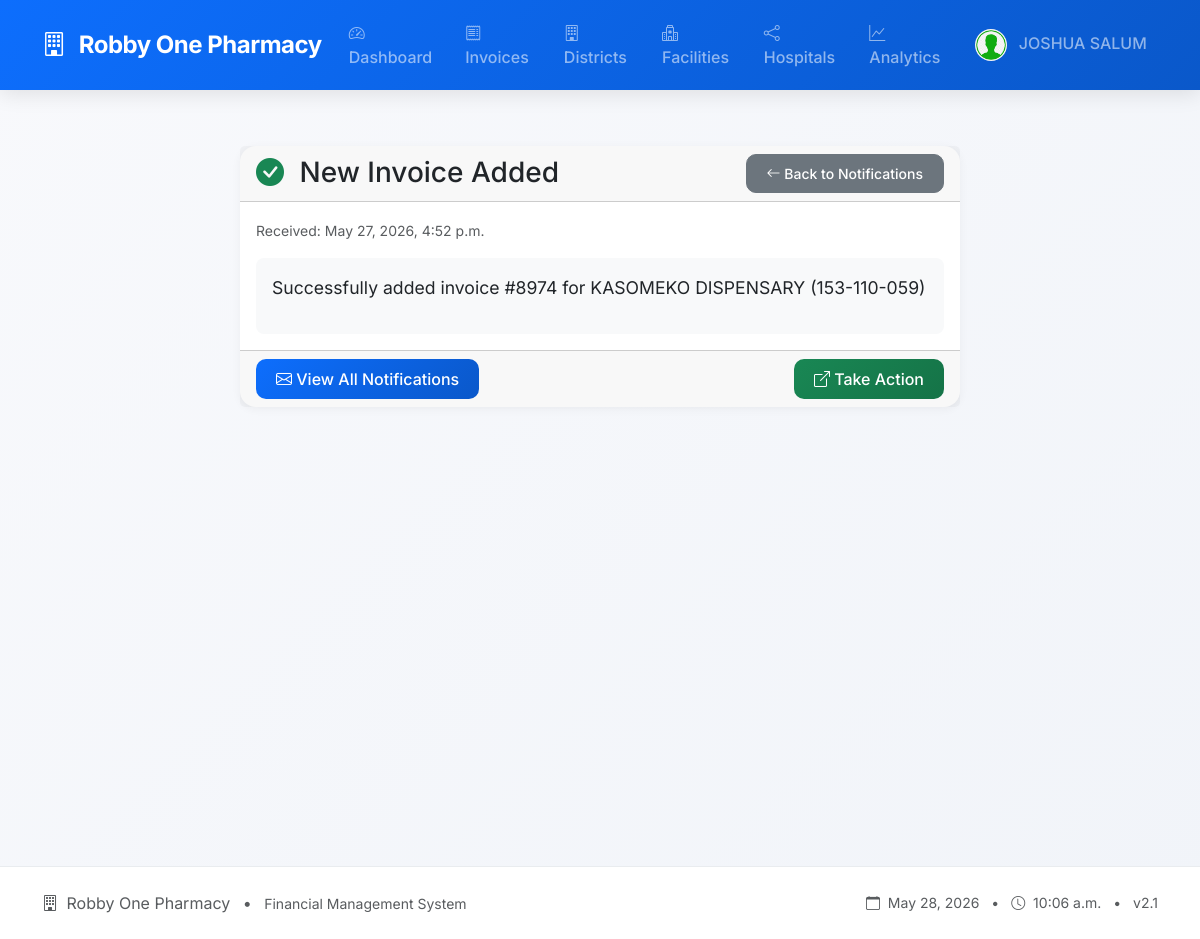
The app's page /notification/130/ (signed in) with its own data.
### invoices/models.py (models this page shows, shortened)
class UserProfile(models.Model):
    user = models.OneToOneField(User, on_delete=models.CASCADE, related_name='profile')
    phone = models.CharField(max_length=15, blank=True, null=True)
    address = models.TextField(blank=True, null=True)
    profile_picture = models.ImageField(upload_to='profile_pics/', blank=True, null=True)
    job_title = models.CharField(max_length=100, blank=True, null=True)
    department = models.CharField(max_length=100, blank=True, null=True)
    bio = models.TextField(max_length=500, blank=True, null=True)
    website = models.URLField(blank=True, null=True)
    company = models.CharField(max_length=100, blank=True, null=True)
    date_of_birth = models.DateField(blank=True, null=True)
    preferred_language = models.CharField(max_length=10, choices=[
        ('en', 'English'),
        ('sw', 'Swahili'),
    ], default='en')
    theme_preference = models.CharField(max_length=10, choices=[
        ('light', 'Light'),
        ('dark', 'Dark'),
    ], default='light')
    email_notifications = models.BooleanField(default=True)
    sms_notifications = models.BooleanField(default=False)
    created_at = models.DateTimeField(auto_now_add=True)
    updated_at = models.DateTimeField(auto_now=True)
    class Meta:
        verbose_name = "User Profile"
        verbose_name_plural = "User Profiles"

class Notification(models.Model):
    NOTIFICATION_TYPES = (
        ('info', 'Info'),
        ('success', 'Success'),
        ('warning', 'Warning'),
        ('danger', 'Danger'),
    )
    user = models.ForeignKey(User, on_delete=models.CASCADE, related_name='notifications')
    title = models.CharField(max_length=200)
    message = models.TextField()
    notification_type = models.CharField(max_length=20, choices=NOTIFICATION_TYPES, default='info')
    is_read = models.BooleanField(default=False)
    link = models.URLField(blank=True, null=True)
    created_at = models.DateTimeField(auto_now_add=True)
    class Meta:
        ordering = ['-created_at']
        verbose_name_plural = "Notifications"

### invoices/views.py (the view)
# urls.py: path('notification/<int:pk>/', views.notification_detail, name='notification_detail'),
@login_required
def notification_detail(request, pk):
    notification = get_object_or_404(Notification, pk=pk, user=request.user)
    notification.is_read = True
    notification.save()
    return render(request, 'invoices/notification_detail.html', {'notification': notification})

### invoices/templates/invoices/notification_detail.html (shortened to what this page needs)
{% extends 'base.html' %}
{% load humanize %}
{% block content %}
<div class="container mt-4">
    <div class="row">
        <div class="col-md-8 mx-auto">
            <div class="card">
                <div class="card-header d-flex justify-content-between align-items-center">
                    <h3 class="mb-0">
                        {% if notification.notification_type == 'success' %}
                            <i class="bi bi-check-circle-fill text-success me-2"></i>
                        {% elif notification.notification_type == 'warning' %}
                            <i class="bi bi-exclamation-triangle-fill text-warning me-2"></i>
                        {% elif notification.notification_type == 'danger' %}
                            <i class="bi bi-x-circle-fill text-danger me-2"></i>
                        {% else %}
                            <i class="bi bi-info-circle-fill text-info me-2"></i>
                        {% endif %}
                        {{ notification.title }}
                    </h3>
                    <a href="{% url 'notifications' %}" class="btn btn-sm btn-secondary">
                        <i class="bi bi-arrow-left"></i> Back to Notifications
                    </a>
                </div>
                <div class="card-body">
                    <div class="mb-3">
                        <small class="text-muted">
                            Received: {{ notification.created_at|date:"F j, Y, g:i a" }}
                        </small>
                    </div>
                    <div class="notification-message">
                        {{ notification.message|linebreaks }}
                    </div>
                </div>
                <div class="card-footer">
                    <div class="d-flex justify-content-between">
                        <a href="{% url 'notifications' %}" class="btn btn-primary">
                            <i class="bi bi-envelope"></i> View All Notifications
                        </a>
                        {% if notification.link %}
                            <a href="{{ notification.link }}" class="btn btn-success">
                                <i class="bi bi-box-arrow-up-right"></i> Take Action
                            </a>
                        {% endif %}
                    </div>
                </div>
            </div>
        </div>
    </div>
</div>
{% endblock %}

### invoices/templates/base.html (shortened to what this page needs)
{% load static %}
<!DOCTYPE html>
<html lang="en">
<head>
    <link href="https://cdn.jsdelivr.net/npm/bootstrap@5.3.0/dist/css/bootstrap.min.css" rel="stylesheet">
    <link rel="stylesheet" href="https://cdn.jsdelivr.net/npm/bootstrap-icons@1.11.3/font/bootstrap-icons.min.css">
</head>
<body>
<nav class="navbar navbar-expand-lg navbar-dark sticky-top">
    <div class="container">
        <a class="navbar-brand" href="{% url 'home' %}">
            <i class="bi bi-building me-2"></i>
            Robby One Pharmacy
        </a>
        <div class="collapse navbar-collapse" id="navbarMain">
            <ul class="navbar-nav me-auto">
                <li class="nav-item">
                    <a class="nav-link {% if request.resolver_match.url_name == 'home' %}active{% endif %}" href="{% url 'home' %}">
                        <i class="bi bi-speedometer2 me-1"></i> Dashboard
                    </a>
                </li>
                <li class="nav-item">
                    <a class="nav-link {% if request.resolver_match.url_name == 'all_invoices' %}active{% endif %}" href="{% url 'all_invoices' %}">
                        <i class="bi bi-receipt me-1"></i> Invoices
                    </a>
                </li>
                <li class="nav-item">
                    <a class="nav-link {% if request.resolver_match.url_name == 'district_list' %}active{% endif %}" href="{% url 'district_list' %}">
                        <i class="bi bi-building me-1"></i> Districts
                    </a>
                </li>
                <li class="nav-item">
                    <a class="nav-link {% if request.resolver_match.url_name == 'facility_list' %}active{% endif %}" href="{% url 'facility_list' %}">
                        <i class="bi bi-hospital me-1"></i> Facilities
                    </a>
                </li>
                <li class="nav-item">
                    <a class="nav-link {% if request.resolver_match.namespace == 'referral' %}active{% endif %}" href="{% url 'referral:dashboard' %}">
                        <i class="bi bi-share me-1"></i> Hospitals
                    </a>
                </li>
                <li class="nav-item">
                    <a class="nav-link {% if request.resolver_match.url_name == 'dashboard' %}active{% endif %}" href="{% url 'dashboard' %}">
                        <i class="bi bi-graph-up me-1"></i> Analytics
                    </a>
                </li>
            </ul>
            <ul class="navbar-nav ms-auto">
                {% if user.is_authenticated %}
                    <li class="nav-item dropdown user-menu">
                        <a class="nav-link dropdown-toggle" href="#" id="userDropdown" role="button" data-bs-toggle="dropdown" aria-expanded="false">
                            {% if user.profile.profile_picture %}
                                <img src="{{ user.profile.profile_picture.url }}" class="rounded-circle" width="32" height="32" style="object-fit: cover;">
                            {% else %}
                                <div class="user-avatar">
                                    <i class="bi bi-person-circle fs-5"></i>
                                </div>
                            {% endif %}
                            <span class="ms-2 d-none d-md-inline">{{ user.get_full_name|default:user.username }}</span>
                        </a>
                    </li>
                {% endif %}
            </ul>
        </div>
    </div>
</nav>
    <div class="main-container">
        <div class="container">
            {% block content %}{% endblock %}
        </div>
    </div>
    <footer class="footer">
        <div class="container">
            <div class="row align-items-center">
                <div class="col-md-6 text-center text-md-start">
                    <p class="mb-0 text-muted">
                        <i class="bi bi-building me-1"></i> Robby One Pharmacy
                        <br class="d-md-none">
                        <span class="mx-2 d-none d-md-inline">•</span>
                        <small class="text-muted">Financial Management System</small>
                    </p>
                </div>
                <div class="col-md-6 text-center text-md-end mt-3 mt-md-0">
                    <p class="mb-0 text-muted small">
                        <i class="bi bi-calendar me-1"></i> {% now "F j, Y" %}
                        <span class="mx-2">•</span>
                        <i class="bi bi-clock me-1"></i> {% now "g:i a" %}
                        <span class="mx-2">•</span>
                         v2.1
                    </p>
                </div>
            </div>
        </div>
    </footer>
</body>
</html>

### invoices/templates/base.html (style rules this page uses)
:root { --primary-color: #0d6efd; --secondary-color: #6c757d; --success-color: #198754; --danger-color: #dc3545; --warning-color: #ffc107; --info-color: #0dcaf0; --dark-bg: #1a1e2c; --sidebar-bg: #0f1117; }
* { margin: 0; padding: 0; box-sizing: border-box; }
body { background: linear-gradient(135deg, #f8f9fc 0%, #f1f4f9 100%); font-family: 'Inter', -apple-system, BlinkMacSystemFont, 'Segoe UI', Roboto, sans-serif; min-height: 100vh; }
.navbar { background: linear-gradient(135deg, #0d6efd 0%, #0a58ca 100%) !important; box-shadow: 0 4px 20px rgba(0,0,0,0.1); padding: 0.8rem 0; }
.navbar-brand { font-size: 1.5rem; font-weight: 700; letter-spacing: -0.5px; position: relative; padding: 0; }
.navbar-brand::before { content: ''; position: absolute; bottom: -5px; left: 0; width: 100%; height: 2px; background: rgba(255,255,255,0.3); transform: scaleX(0); transition: transform 0.3s; }
.navbar-nav .nav-link { font-weight: 500; padding: 0.5rem 1rem; margin: 0 0.2rem; border-radius: 8px; transition: all 0.3s; position: relative; }
.user-menu { position: relative; }
.user-menu .dropdown-toggle::after { display: none; }
.main-container { min-height: calc(100vh - 72px); padding: 2rem 0; }
.card { border: none; border-radius: 16px; box-shadow: 0 2px 10px rgba(0,0,0,0.05); transition: all 0.3s; }
.btn { border-radius: 10px; padding: 0.5rem 1.25rem; font-weight: 500; transition: all 0.3s; }
.btn-primary { background: linear-gradient(135deg, #0d6efd 0%, #0a58ca 100%); border: none; }
.btn-success { background: linear-gradient(135deg, #198754 0%, #157347 100%); border: none; }
.footer { background: #ffffff; border-top: 1px solid #e9ecef; padding: 1.5rem 0; margin-top: 3rem; }

### invoices/templates/invoices/notification_detail.html (style rules this page uses)
.notification-message { font-size: 1.1rem; line-height: 1.6; padding: 1rem; background-color: #f8f9fa; border-radius: 0.5rem; }

### records on screen
Notification: title "New Invoice Added", created_at "May 27, 2026, 4:52 p.m.", message "Successfully added invoice #8974 for KASOMEKO DISPENSARY (153-110-059)"

### other values on screen
{{ user.get_full_name|default:user.username }} "JOSHUA SALUM"
